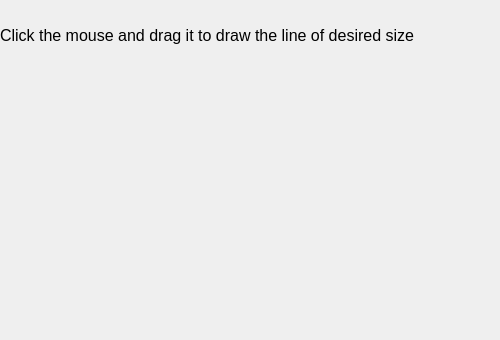
<?xml version="1.0" encoding="UTF-8"?>
<ui version="4.0">
 <class>Dialog</class>
 <widget class="QDialog" name="Dialog">
  <property name="geometry">
   <rect>
    <x>0</x>
    <y>0</y>
    <width>500</width>
    <height>340</height>
   </rect>
  </property>
  <property name="windowTitle">
   <string>Dialog</string>
  </property>
  <widget class="QLabel" name="label">
   <property name="geometry">
    <rect>
     <x>0</x>
     <y>10</y>
     <width>481</width>
     <height>51</height>
    </rect>
   </property>
   <property name="font">
    <font>
     <pointsize>12</pointsize>
    </font>
   </property>
   <property name="text">
    <string>Click the mouse and drag it to draw the line of desired size</string>
   </property>
  </widget>
 </widget>
 <resources/>
 <connections/>
</ui>
